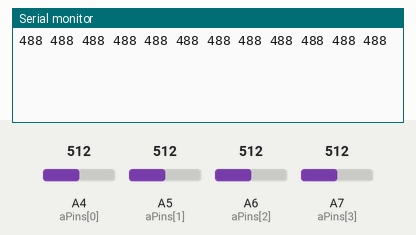
This sketch was run on a simulated Arduino Nano, built with avr-gcc and run on an emulated ATmega328P. Shown: the last lines printed to the serial monitor. The test bench sets the inputs (shaded band); at power-on: A4 (aPins[0]) = 512, A5 (aPins[1]) = 512, A6 (aPins[2]) = 512, A7 (aPins[3]) = 512.

Above: at 1.2 s.
1.3 s: A4 (aPins[0]) set to 716
At 2.6 s:
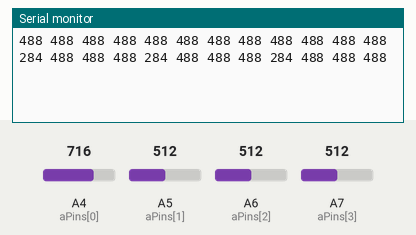
2.8 s: A5 (aPins[1]) set to 716
At 4.2 s:
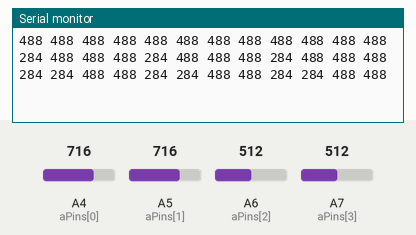
4.3 s: A6 (aPins[2]) set to 716
5.8 s: A7 (aPins[3]) set to 716
At 7.0 s:
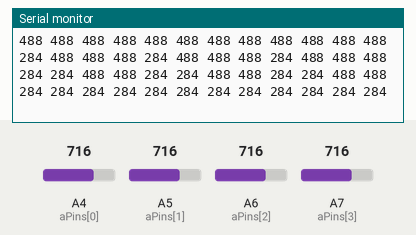
7.3 s: A4 (aPins[0]) set to 992
At 8.6 s:
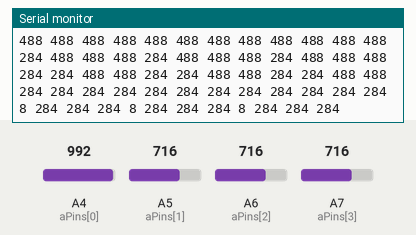
8.8 s: A5 (aPins[1]) set to 992
At 10.5 s:
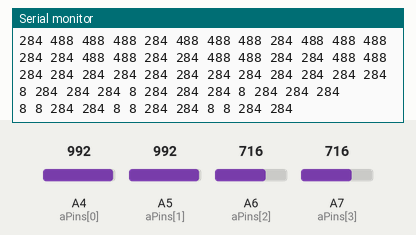
Timing chart, 0 to 11.3 s (numbered marks = the images above; inputs shaded):
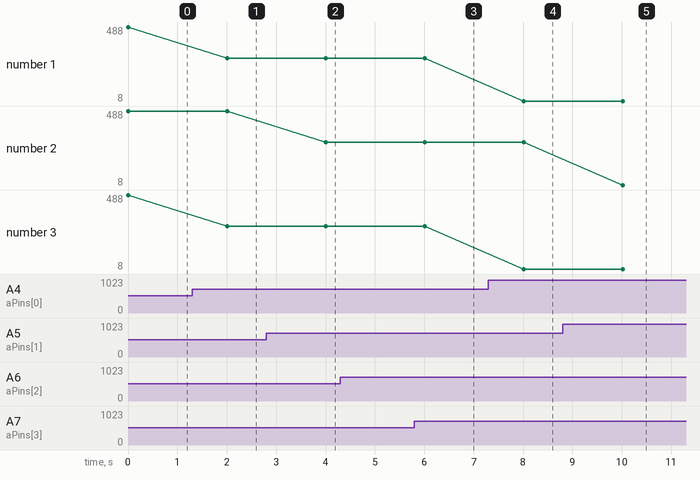

The sketch:

8portTest.ino
```cpp
int cutoffNumber = 90;
int pin1 = 3; //red
int pin2 = 2; //blue

void setup() {
  Serial.begin(9600);
}

void loop() {
  ReadBar(pin1, pin2);
  delay(2000);
}

int arr[12];

  //port 4
  //int dPins[] = {11,12,13};
  //byte aPins[] = {A0,A1,A2,A3};

void ReadBar(int p1, int p2) {

  //port 1
  int dPins[] = {11,12,13};
  byte aPins[] = {A4,A5,A6,A7};

  for(int i=0;i<3;i++){
    pinMode(dPins[i], OUTPUT); digitalWrite(dPins[i], HIGH);
    for(int j=0;j<4;j++){arr[4*i+j] = analogRead(aPins[j]);}
    digitalWrite(dPins[i], LOW); pinMode(dPins[i], INPUT);
  }

  //printing Section
  PrintArr(arr);
  //Serial.print("open:");
  //Serial.print(cuttoff(arr));
  Serial.println("");
}

int cuttoff(int arr[]) {
  int out = 0;
  for (int i = 0; i < 12; i++) {
    if (arr[i] > cutoffNumber) {
      out++;
    }
  }
  return out;
}

void PrintArr(int arr[12]) {
  for (int i = 0; i < 12; i++) {
    Serial.print(abs(1000-arr[i])); Serial.print(" ");
  }
}


/*
 * pinMode(dPins[0], OUTPUT); digitalWrite(dPins[0], HIGH);
  arr[0] = analogRead(aPins[0]);
  arr[1] = analogRead(aPins[1]);
  arr[2] = analogRead(aPins[2]);
  arr[3] = analogRead(aPins[3]);
  digitalWrite(dPins[0], LOW); pinMode(dPins[0], INPUT);

  pinMode(dPins[1], OUTPUT); digitalWrite(dPins[1], HIGH);
  arr[4] = analogRead(aPins[0]);
  arr[5] = analogRead(aPins[1]);
  arr[6] = analogRead(aPins[2]);
  arr[7] = analogRead(aPins[3]);
  digitalWrite(dPins[1], LOW); pinMode(dPins[1], INPUT);

  pinMode(dPins[2], OUTPUT); digitalWrite(dPins[2], HIGH);
  arr[8] = analogRead(aPins[0]);
  arr[9] = analogRead(aPins[1]);
  arr[10] = analogRead(aPins[2]);
  arr[11] = analogRead(aPins[3]);
  digitalWrite(dPins[2], LOW); pinMode(dPins[2], INPUT);
*/
```

Measured:
- after the input at 1.3 s, the serial monitor: prints a new line after 0.71 s (image 1)
- after the input at 2.8 s, the serial monitor: prints a new line after 1.2 s (image 2)
- after the input at 5.8 s, the serial monitor: prints a new line after 0.21 s (image 3)
- after the input at 7.3 s, the serial monitor: prints a new line after 0.72 s (image 4)
- after the input at 8.8 s, the serial monitor: prints a new line after 1.2 s (image 5)
- plotted number 1: 488 → 284 after the input at 1.3 s, 284 → 8 after the input at 7.3 s
- plotted number 3: 488 → 284 after the input at 1.3 s, 284 → 8 after the input at 7.3 s
